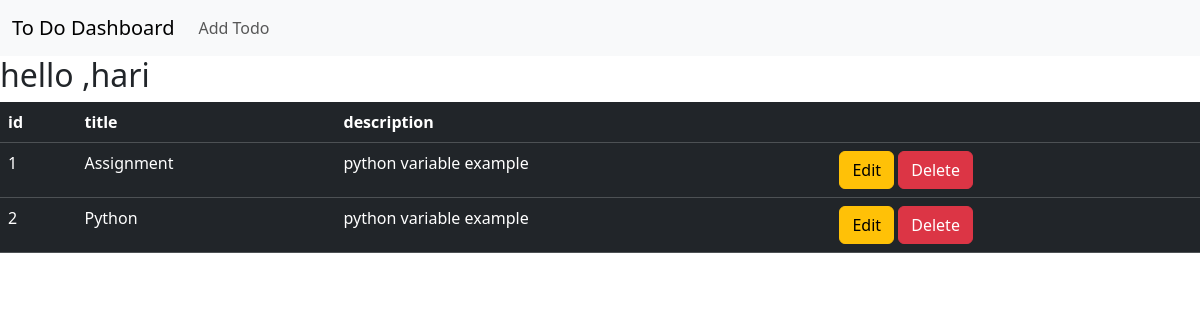
The app's page /todo/dash (signed in), older data.
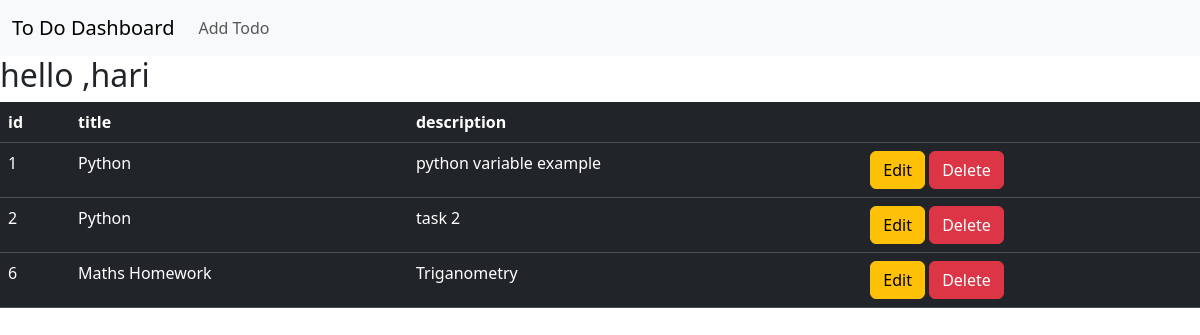
The same page, newer data.
### todouser/models.py (models this page shows)
class Todo(models.Model):
    title = models.CharField(max_length=100)
    description = models.CharField(max_length=500)
    user = models.ForeignKey(User,on_delete=models.CASCADE)

### todouser/views.py (the view)
# urls.py: path('dash',DashView.as_view(),name="tddash"),
class DashView(View):
    def get(self,req):
        todolist = Todo.objects.filter(user= req.user)
        return render(req,'dash.html',{'todos':todolist})

### todouser/templates/dash.html (shortened to what this page needs)
{% extends 'base.html' %}
{% block navbar %}
<h2>hello ,{{request.user}}</h2>
<table class="table table-dark">
    <thead>
        <tr>
            <th>id</th>
            <th>title</th>
            <th>description</th>
            <th></th>
        </tr>
    </thead>
    <tbody>
        {% for i in todos %}
        <tr>
            <td>{{i.id}}</td>
            <td>{{i.title}}</td>
            <td>{{i.description}}</td>
            <td>
                <a href="{% url 'edittodo' i.id %}" class="btn btn-warning">Edit</a>
                <a href="{% url 'deletetodo' i.id %}" class="btn btn-danger">Delete</a>
            </td>
        </tr>
        {% endfor %}
    </tbody>
</table>
{% endblock navbar %}

### todouser/templates/base.html (shortened to what this page needs)
<!doctype html>
<html lang="en" data-bs-theme="light">
<head>
    <link href="https://cdn.jsdelivr.net/npm/bootstrap@5.3.8/dist/css/bootstrap.min.css" rel="stylesheet"
 />
</head>
<body>
    <nav class="navbar navbar-expand-lg navbar-light bg-light">
        <div class="container-fluid">
            <a class="navbar-brand" href="#">To Do Dashboard</a>
            <div class="collapse navbar-collapse" id="navbarNav">
                <ul class="navbar-nav">
                    <li class="nav-item">
                        <a class="nav-link" href="{% url 'addtodo' %}">Add Todo</a>
                    </li>
                </ul>
            </div>
        </div>
    </nav>
    {% block navbar %}
    {% endblock navbar %}
</body>
</html>

Row changes from the older to the newer data that the page shows:
changed Todo "python variable example": title "Assignment" → "Python"
changed Todo id 2: description "python variable example" → "task 2"
added Todo: id "6", title "Maths Homework", description "Triganometry"
